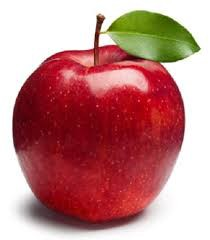
#> input picture notebooks/images/red_apple.jpeg, 210 x 240 px
$ jupyter execute 14-1-OpenCV.ipynb   (shell and % lines are left out)
#> lines starting #> are read from the running program, lines starting #| are printed output that depends on the picture; after the words box and inside, x2 and y2 are one past the last pixel; in counts of white or black regions, pixels touching at a corner belong together
## Images (matrices of pixel)

- A lot of our data comes from images

[Video tutorial](https://www.youtube.com/watch?v=Z78zbnLlPUA&list=PLQVvvaa0QuDdttJXlLtAJxJetJcqmqlQq)

[cell 1]
import cv2
import numpy as np
from matplotlib import pyplot as plt

## Basic opencv operations
Source: [medium tutorial](https://medium.com/@yukunpengba/comprehensive-python-opencv-tutorial-for-beginners-part-i-fd0293d52241)

#### Playing with apples

[cell 2]
# Opencv uses the bgr format, while matplotlib uses rgb
img = cv2.imread('images/red_apple.jpeg')   # Read the image
#> img is the input picture: shape (240, 210, 3); mean B, G, R 132.7, 133.7, 191.9
print(type(img),img.shape)
#| <class 'numpy.ndarray'> (240, 210, 3)
plt.imshow(img)   # Ploting the image using matplotlib
plt.figure()
img_rgb = cv2.cvtColor(img, cv2.COLOR_BGR2RGB)
plt.imshow(img_rgb)

[cell 3]
# Another way to display the image and to close the window when "escape button" = key 27 is pressed

def show_image(title, img):
    cv2.imshow("image",img)
    key = cv2.waitKey(0)  # wait zero seconds
    if key == 27:
        cv2.destroyAllWindows()
show_image("Juicy apple",img)
#> (key Esc is pressed here)

In case you do not want to plot a picture inlined but open an external image viewer, you can use the `cv2.imshow("Image Name", img)`

## Resizing an Image

You can use various interpolation mechanisms when resizing. OpenCV is really well documented and you can find more on `cv2.resize`'s interpolation options here: http://docs.opencv.org/2.4/modules/imgproc/doc/geometric_transformations.html?highlight=resize#resize

[cell 4]
def read(path, switch_channels=True):
    """Read image pixel data from file
    Args:
    path (string): path to image on disk
    switch_channels (bool): if true changes the channels from bgr to rgb (used by matplotlib)"""
    image = cv2.imread(path)
    if switch_channels:
        image = cv2.cvtColor(image, cv2.COLOR_BGR2RGB)
    return image

[cell 5]
def resize(image, new_x_dim):
    """Reduces the amount of pixels
    Args:
    image (ndarray): the pixel cube
    nex_x_dim (int): new number of columns"""
    ratio = new_x_dim / image.shape[1]
    new_y_dim = int(image.shape[0] * ratio)
    dim = (new_x_dim, new_y_dim)
    resized_image = cv2.resize(image, dim, interpolation=cv2.INTER_AREA)
    return resized_image

[cell 6]
def create_plot(image, title=''):
    plt.imshow(image, interpolation='none')
    plt.title(title)
    plt.axis('off')
    return plt

### original

[cell 7]
#image_path = './jurassic-park-tour-jeep.jpg'
image_path = './data/mare-08.jpg'

img = read(image_path)
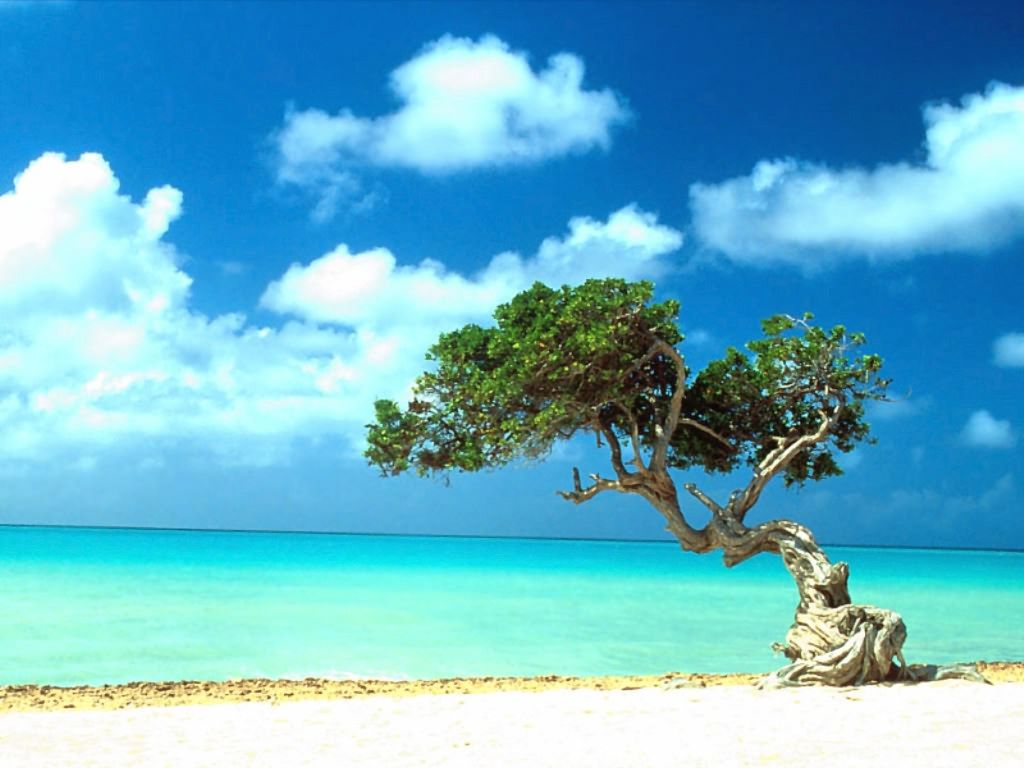
#> input picture notebooks/data/mare-08.jpg, 1024 x 768 px
#> in read, image is the input picture: shape (768, 1024, 3); mean B, G, R 201.8, 178.7, 103.5
img_small = resize(img, 20)
print(img_small.shape)
#| (15, 20, 3)
create_plot(img_small)
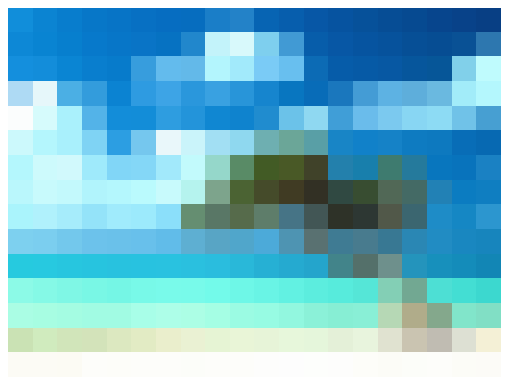
#> figure drawn by matplotlib, 1 panel

## Drawing shapes with opencv

[cell 8]
draw_img = img_rgb.copy()        # Make a copy of the image
cv2.line(draw_img,(0,0),(200,200),(0,0,255),5)   # Draw the line
cv2.rectangle(draw_img,(25,50),(175,150),(0,255,255),3)
cv2.circle(draw_img,(50,200), radius=25, color=(255,200,0), thickness=-1) # negative thickness makes circle filled
font = cv2.FONT_HERSHEY_SIMPLEX
textcolor = (196,188,180)
cv2.putText(draw_img,'Apple',(60,130),font, 1,textcolor,2,cv2.LINE_AA)
plt.imshow(draw_img)    # show the image

## Detecting Objects in an Image

#### Find the yellow ball

[cell 9]
image_path = './data/selena.jpg'

img = read(image_path)
#> call 2 of read, with path = './data/selena.jpg', switch_channels = True
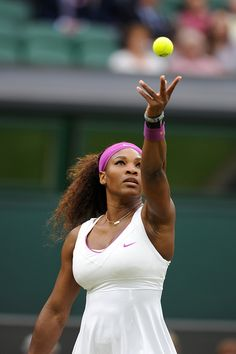
#> input picture notebooks/data/selena.jpg, 236 x 354 px
#> in read, image is the input picture: shape (354, 236, 3); mean B, G, R 87.8, 95.3, 92.9
create_plot(img)

## Color Spaces

We have seen the RGB color space so far, where three channels contain the information about how much red, green, and blue contribute to the color of a pixel.

A disadvantage with the RGB color space is, that pixel values change quite a lot for the same color under different light conditions. (eg the sunny side of the tennis ball vs the shadow side)

Alternatives to the RGB color space are for example the HSV (Hue, Saturation, Value) color space and the LAB color space, where *L* stands for lightness and *a* and *b* for the color opponents green–red and blue–yellow.

Using the HSV color space, we can find for example the tennis ball quite easily. We create a mask for a certain range of color values, which are characterisitc for a tennis ball.

[cell 10]
def create_ball_mask(image):
    """From an image create a HSV mask by identifying lower and upper bounds of the three values"""
    # Color values in HSV
    green_lower = (20, 100, 180)
    green_upper = (60, 255, 255)

    hsv_img = cv2.cvtColor(image, cv2.COLOR_RGB2HSV)

    mask = cv2.inRange(hsv_img, green_lower, green_upper) # inRange: exclude all pixels outside of range
    mask = cv2.dilate(mask, None, iterations=2)           # dilate: (like pupils) expand pixels around the center
    mask = cv2.erode(mask, None, iterations=2)            # erode: opposite of dilate. remove pixels from outer layer
    print(f'cv2.inRange(img,lower,higher){type(mask)} Image shape: {image.shape} and mask shape: {mask.shape}\n Image contains: {np.unique(image)}\n mask contains: {np.unique(mask)} which is good cause object to be found should be white and background should be black.')

    return mask
create_plot(create_ball_mask(img))
#> in create_ball_mask, `mask = cv2.dilate(mask, None, iterations=2)`:
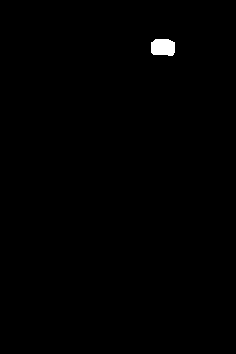
#> mask: shape (354, 236); 0.43% white; 1 white region, box (x1, y1, x2, y2) and area: (151, 39, 175, 56) 363
#| cv2.inRange(img,lower,higher)<class 'numpy.ndarray'> Image shape: (354, 236, 3) and mask shape: (354, 236)
#|  Image contains: [  0   1   2   3   4   5   6   7   8   9  10  11  12  13  14  15  16  17
#|   18  19  20  21  22  23  24  25  26  27  28  29  30  31  32  33  34  35
#|   36  37  38  39  40  41  42  43  44  45  46  47  48  49  50  51  52  53
#|   54  55  56  57  58  59  60  61  62  63  64  65  66  67  68  69  70  71
#|   72  73  74  75  76  77  78  79  80  81  82  83  84  85  86  87  88  89
#> (further printed lines are left out)

[cell 11]
cv2.__version__

## Finding contours
Lets look at an image like this:

[cell 12]
def mark_object(image, mask):
    """find the largest contour in the mask, then use it to compute the minimum enclosing circle and centroid"""
    # Finds contours in a binary image. The contours are a useful tool for shape analysis and object detection and recognition.
    contours = cv2.findContours(mask, cv2.RETR_EXTERNAL, cv2.CHAIN_APPROX_SIMPLE)[-2]

    c = max(contours, key=cv2.contourArea)
    ((x, y), radius) = cv2.minEnclosingCircle(c)

    # draw the circle and centroid on the frame,
    # then update the list of tracked points
    cv2.circle(image, center=(int(x), int(y)), radius=int(radius), color=(255, 0, 0), thickness=3)
    return image

[cell 13]
mask = create_ball_mask(img)
#| cv2.inRange(img,lower,higher)<class 'numpy.ndarray'> Image shape: (354, 236, 3) and mask shape: (354, 236)
#|  Image contains: [  0   1   2   3   4   5   6   7   8   9  10  11  12  13  14  15  16  17
#|   18  19  20  21  22  23  24  25  26  27  28  29  30  31  32  33  34  35
#|   36  37  38  39  40  41  42  43  44  45  46  47  48  49  50  51  52  53
#|   54  55  56  57  58  59  60  61  62  63  64  65  66  67  68  69  70  71
#|   72  73  74  75  76  77  78  79  80  81  82  83  84  85  86  87  88  89
#> (further printed lines are left out)
img = mark_object(img, mask)
#> in mark_object, `contours = cv2.findContours(mask, cv2.RETR_EXTERNAL, cv2.CHAIN_APPROX_..`: contours = 1 contour; box (x1, y1, x2, y2) and area: (153, 41, 173, 54) 188
#> in mark_object, `c = max(contours, key=cv2.contourArea)`: c = contour of 17 points, box (x1, y1, x2, y2) (153, 41, 173, 54), area 188
#> in mark_object, `((x, y), radius) = cv2.minEnclosingCircle(c)`: x = 162.5; y = 47; radius = 9.96
#> in mark_object, `cv2.circle(image, center=(int(x), int(y)), radius=int(radius), color=(..`:
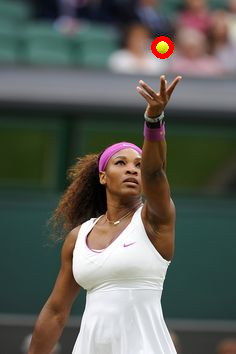
#> image: shape (354, 236, 3); mean R, G, B 93.1, 94.7, 87.5
img_converted = cv2.cvtColor(img, cv2.COLOR_RGB2BGR)
cv2.imwrite('./data/selena-obj-detected.jpg', img_converted)
#> Out = True
#cv.show()

[cell 14]
image_path = 'data/1.jpg'

img = read(image_path)
#> call 3 of read, with path = 'data/1.jpg', switch_channels = True
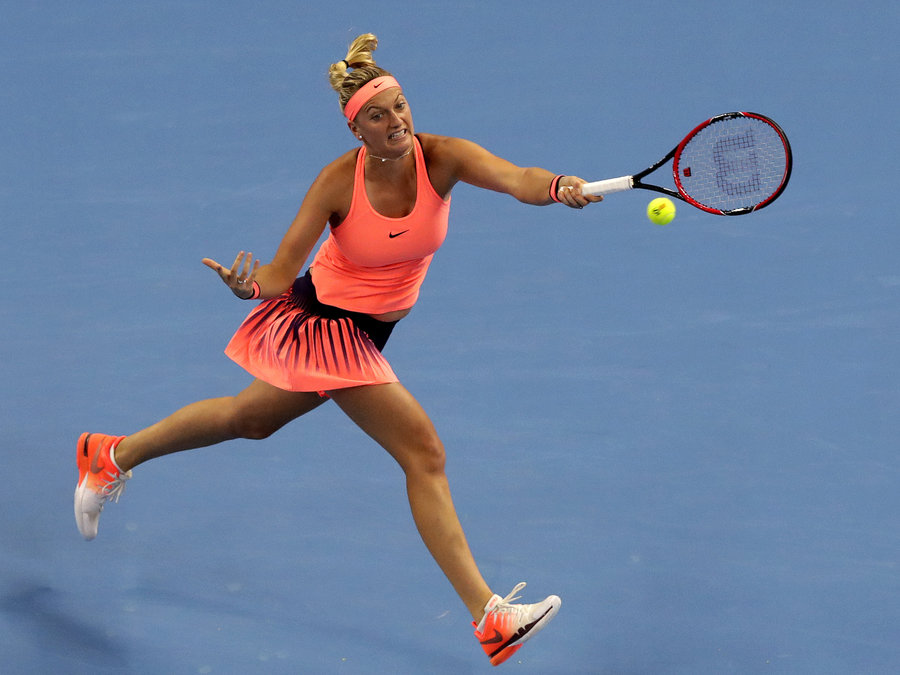
#> input picture notebooks/data/1.jpg, 900 x 675 px
#> in read, image is the input picture: shape (675, 900, 3); mean B, G, R 157.9, 127.8, 111.3
mask = create_ball_mask(img)
#> in create_ball_mask (call 3), `mask = cv2.dilate(mask, None, iterations=2)`:
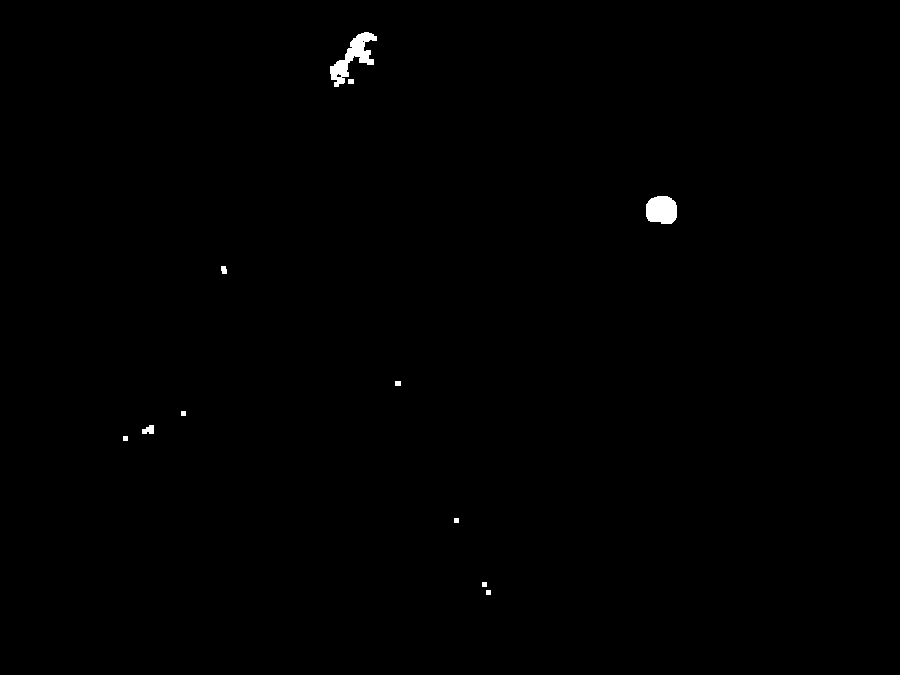
#> mask: shape (675, 900); 0.33% white; 11 white regions, largest, box (x1, y1, x2, y2) and area: (330, 32, 377, 87) 946, (646, 196, 677, 224) 742, (142, 425, 154, 434) 82
#| cv2.inRange(img,lower,higher)<class 'numpy.ndarray'> Image shape: (675, 900, 3) and mask shape: (675, 900)
#|  Image contains: [  0   1   2   3   4   5   6   7   8   9  10  11  12  13  14  15  16  17
#|   18  19  20  21  22  23  24  25  26  27  28  29  30  31  32  33  34  35
#|   36  37  38  39  40  41  42  43  44  45  46  47  48  49  50  51  52  53
#|   54  55  56  57  58  59  60  61  62  63  64  65  66  67  68  69  70  71
#|   72  73  74  75  76  77  78  79  80  81  82  83  84  85  86  87  88  89
#> (further printed lines are left out)
img = mark_object(img, mask)
#> in mark_object (call 2), `contours = cv2.findContours(mask, cv2.RETR_EXTERNAL, cv2.CHAIN_APPROX_..`: contours = 19 contours, 16 with area under 20; largest, box (x1, y1, x2, y2) and area: (648, 198, 675, 222) 483, (347, 34, 372, 61) 188, (332, 62, 347, 78) 94

cv2.imwrite('./obj-detected.jpg', cv2.cvtColor(img, cv2.COLOR_RGB2BGR))
create_plot(create_ball_mask(img))
#| cv2.inRange(img,lower,higher)<class 'numpy.ndarray'> Image shape: (675, 900, 3) and mask shape: (675, 900)
#|  Image contains: [  0   1   2   3   4   5   6   7   8   9  10  11  12  13  14  15  16  17
#|   18  19  20  21  22  23  24  25  26  27  28  29  30  31  32  33  34  35
#|   36  37  38  39  40  41  42  43  44  45  46  47  48  49  50  51  52  53
#|   54  55  56  57  58  59  60  61  62  63  64  65  66  67  68  69  70  71
#|   72  73  74  75  76  77  78  79  80  81  82  83  84  85  86  87  88  89
#> (further printed lines are left out)

[cell 15]
image_path = './data/selena.jpg'

img = read(image_path)

green_lower = (200, 180, 70)
green_upper = (255, 255, 175)

# construct a mask for the color "green", then perform
# a series of dilations and erosions to remove any small
# blobs left in the mask
mask = cv2.inRange(img, green_lower, green_upper)
#> mask: shape (354, 236); 0.22% white; 27 white regions (26 under 20 px), largest, box (x1, y1, x2, y2) and area: (153, 39, 173, 50) 99

print(mask.any(), mask.all())
#| True False
create_plot(mask)

[cell 16]
mask = cv2.erode(mask, None, iterations=2)
#> mask: shape (354, 236); every value is 0
mask = cv2.dilate(mask, None, iterations=2)

## Reducing the Amount of Colors in an Image

The following code is taken from the example on http://scikit-learn.org/stable/auto_examples/cluster/plot_color_quantization.html#sphx-glr-auto-examples-cluster-plot-color-quantization-py

The process of reducing the number of distinct colors in an image is often called color quantization. The idea is to preserve the color appearance of an image and to reduce the number of colors, e.g. for compression.

You can make use of the Mean Shift algorithm from two lectures ago to perform color quantization. This will find you all of the 'most prominent' colors. However, the drawback is that the Mean Shift algorithm has exponential runtime, which makes it unsuitable for color quantization in bigger images.

There is a nice tutorial on http://www.pyimagesearch.com/2014/07/07/color-quantization-opencv-using-k-means-clustering/

[cell 17]
import numpy as np
import matplotlib.pyplot as plt
from sklearn.cluster import KMeans
from sklearn.metrics import pairwise_distances_argmin
from sklearn.datasets import load_sample_image
from sklearn.utils import shuffle
from time import time


def apply_kmeans(image, n_colors=16):
    # Convert to floats instead of the default 8 bits integer coding. Dividing by
    # 255 is important so that plt.imshow behaves works well on float data (need to
    # be in the range [0-1])
    image = np.array(image, dtype=np.float64) / 255

    # Load Image and transform to a 2D numpy array.
    w, h, d = image.shape
    assert d == 3
    image_array = np.reshape(image, (w * h, d))

    print("Fitting model on a small sub-sample of the data")
    t0 = time()
    image_array_sample = shuffle(image_array, random_state=0)[:1000]
    kmeans = KMeans(n_clusters=n_colors, random_state=0).fit(image_array_sample)
    print("done in %0.3fs." % (time() - t0))

    # Get labels for all points
    print("Predicting color indices on the full image (k-means)")
    t0 = time()
    labels = kmeans.predict(image_array)
    print("done in %0.3fs." % (time() - t0))

    return labels, kmeans.cluster_centers_, w, h


def recreate_image(codebook, labels, w, h):
    """Recreate the (compressed) image from the code book & labels"""
    d = codebook.shape[1]
    image = np.zeros((w, h, d))
    label_idx = 0
    for i in range(w):
        for j in range(h):
            image[i][j] = codebook[labels[label_idx]]
            label_idx += 1
    return image

[cell 18]
n_colors = 16

image_path = 'data/mare-08.jpg'
image = read(image_path)  # load_sample_image("china.jpg")
labels, cluster_centers, w, h = apply_kmeans(image, n_colors=n_colors)
#> in apply_kmeans, `image = np.array(image, dtype=np.float64) / 255`:
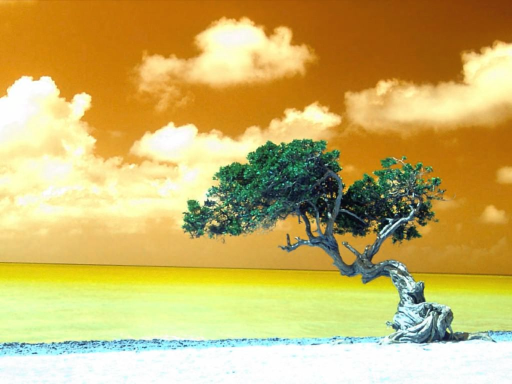
#> image: shape (768, 1024, 3) float64 (shown at 1/2 size); mean of channels 0, 1, 2 0.406, 0.701, 0.791; drawn as B, G, R
#> in apply_kmeans, `image_array_sample = shuffle(image_array, random_state=0)[:1000]`: image_array_sample = 1000 rows, first 8: [0.125, 0.588, 0.878], [0.729, 1, 0.988], [0.224, 0.631, 0.871], [0.812, 0.82, 0.675], [0.545, 0.969, 0.878], [0.455, 0.667, 0.431], [0.361, 0.51, 0.169], [0.588, 0.906, 0.988]
#> cluster_centers = 16 rows, first 8: [0.029, 0.326, 0.601], [0.704, 0.989, 0.955], [0.0864, 0.546, 0.816], [0.171, 0.18, 0.102], [0.386, 0.762, 0.897], [0.972, 0.989, 0.975], [0.528, 0.957, 0.868], [0.55, 0.625, 0.474]; w = 768; h = 1024
quant_image = recreate_image(cluster_centers, labels, w, h)
#> after the loop in recreate_image, `for i in range(w):`:
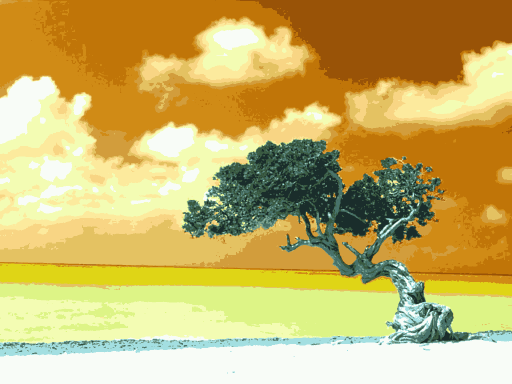
#> image: shape (768, 1024, 3) float64 (shown at 1/2 size); mean of channels 0, 1, 2 0.405, 0.703, 0.79; drawn as B, G, R
#> after the loop in recreate_image, `for i in range(w):`: label_idx = 786432

print(image.shape)
#| (768, 1024, 3)

[cell 19]
plt.figure(figsize=(14, 7))
plt.clf()
plt.axis('off')

plt.subplot(1, 2, 1)
plt.title('Original image')
plt.axis('off')
plt.imshow(image, interpolation='none')

plt.subplot(1, 2, 2)
plt.title('Quantized image ({} colors, K-Means)'.format(n_colors))
plt.axis('off')
plt.imshow(quant_image, interpolation='none')
plt.show()

# Color Quantization and Color Replacement

Let's do a bit of art. Say we have a modern photo and we want to make it appear as back in the days on a Commodore 64.
Similar to this: http://realstuffforabstractpeople.com/retrofyme/

Consequently, since the C64 can only display 16 colors, we could write a small program, which applies color quantization as above and subsequently, we find the nearest color in the C64 color palette, see https://en.wikipedia.org/wiki/List_of_color_palettes.

[cell 20]
from tqdm import tqdm
from scipy.spatial import distance


def _c64_colors():
    # From https://upload.wikimedia.org/wikipedia/commons/6/65/Commodore64_palette.png
    # with Seashore, The 16 C64 colors
    black = [0, 0, 0]
    white = [255, 255, 255]
    red = [154, 76, 67]
    cyan = [122, 194, 200]
    purple = [157, 90, 165]
    green = [103, 171, 95]
    blue = [82, 73, 156]
    yellow = [202, 212, 137]
    a = [156, 103, 58]
    b = [106, 82, 12]
    c = [197, 126, 119]
    d = [99, 99, 99]
    e = [139, 139, 139]
    f = [164, 226, 157]
    g = [139, 130, 205]
    hc = [175, 175, 175]

    c64_colors = [black, white, red, cyan, purple, green, blue, yellow,
                  a, b, c, d, e, f, g, hc]
    return c64_colors


def _get_closest_c64_color(value):
    dst = 200000
    for color in _c64_colors():
        new_dst = distance.euclidean(color, value)
        if new_dst < dst:
            dst = new_dst
            return_color = color
    return return_color


def to_c64_colors(image):
    """
    image:
        A 3d numpy array
    """
    c64_img = np.copy(image)
    h, w, _ = c64_img.shape

    for x in tqdm(range(w)):
        for y in range(h):
            c64_img[y, x] = _get_closest_c64_color(c64_img[y, x])
    # [[_get_closest_c64_color(c64_img[y, x]) for y in range(h)] for x in range(w)]
    return c64_img


small_image = resize(image, 320)
c64_image = to_c64_colors(small_image)
#> after the loop in to_c64_colors, `for x in tqdm(range(w)):`:
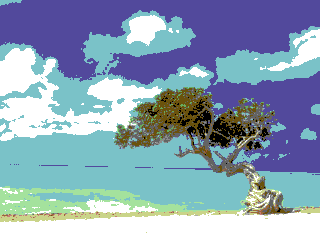
#> c64_img: shape (240, 320, 3); mean R, G, B 138.7, 161.7, 181.5

plt.figure(figsize=(14, 7))
plt.clf()
plt.axis('off')

plt.subplot(1, 2, 1)
plt.title('Original'.format(n_colors))
plt.axis('off')
plt.imshow(image, interpolation='none')

plt.subplot(1, 2, 2)
plt.title('What it could be on a C64'.format(n_colors))
plt.axis('off')
plt.imshow(c64_image, interpolation='none')
plt.show()

##  Finding Nearest-neighbours with KD-Trees

As you can see, the naive implementation above is quite slow. We could speed it up, by first apply a color

However, we can also make use of a KD-Tree containing the "nearest" colors.

See:
  * https://docs.scipy.org/doc/scipy/reference/generated/scipy.spatial.KDTree.html
  * https://docs.scipy.org/doc/scipy/reference/generated/scipy.spatial.cKDTree.html
  * https://en.wikipedia.org/wiki/K-d_tree

[cell 21]
import scipy.spatial as sp


def create_tree(colors):
    tree = sp.cKDTree(colors)  # creating kd-tree from C64 colors
    return tree


def query_tree(small_image, tree):
    h, w, d = small_image.shape
    small_image_lst = small_image.reshape(h * w, d)
    distance, result = tree.query(small_image_lst)  # get Euclidean distance and index of each C64 color in tree

    for idx, c in enumerate(_c64_colors()):
        small_image_lst[result == idx] = c
    return small_image_lst.reshape(h, w, d)


tree = create_tree(_c64_colors())
small_image_lst = query_tree(small_image, tree)

plt.title('What it could be on a C64 with {} colors'.format(n_colors))
plt.axis('off')
plt.imshow(small_image_lst, interpolation='none')
plt.show()

[cell 22]
small_image_lst = query_tree(small_image, tree)
